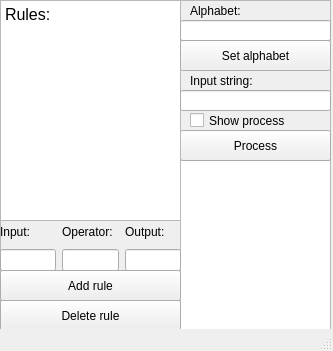
<?xml version="1.0" encoding="UTF-8"?>
<ui version="4.0">
 <class>MainWindow</class>
 <widget class="QMainWindow" name="MainWindow">
  <property name="geometry">
   <rect>
    <x>0</x>
    <y>0</y>
    <width>333</width>
    <height>351</height>
   </rect>
  </property>
  <property name="windowTitle">
   <string>MainWindow</string>
  </property>
  <widget class="QWidget" name="MainWidget">
   <widget class="QFrame" name="MainFrame">
    <property name="geometry">
     <rect>
      <x>0</x>
      <y>0</y>
      <width>331</width>
      <height>331</height>
     </rect>
    </property>
    <property name="frameShape">
     <enum>QFrame::StyledPanel</enum>
    </property>
    <property name="frameShadow">
     <enum>QFrame::Raised</enum>
    </property>
    <widget class="QTextBrowser" name="OutText">
     <property name="geometry">
      <rect>
       <x>180</x>
       <y>160</y>
       <width>151</width>
       <height>171</height>
      </rect>
     </property>
    </widget>
    <widget class="QPushButton" name="ProcessButton">
     <property name="geometry">
      <rect>
       <x>180</x>
       <y>130</y>
       <width>151</width>
       <height>31</height>
      </rect>
     </property>
     <property name="text">
      <string>Process</string>
     </property>
    </widget>
    <widget class="QCheckBox" name="ShowProcessCheck">
     <property name="geometry">
      <rect>
       <x>190</x>
       <y>110</y>
       <width>131</width>
       <height>21</height>
      </rect>
     </property>
     <property name="text">
      <string>Show process</string>
     </property>
    </widget>
    <widget class="QWidget" name="RulesWidget" native="true">
     <property name="geometry">
      <rect>
       <x>0</x>
       <y>0</y>
       <width>181</width>
       <height>311</height>
      </rect>
     </property>
     <widget class="QWidget" name="verticalLayoutWidget_2">
      <property name="geometry">
       <rect>
        <x>0</x>
        <y>220</y>
        <width>181</width>
        <height>51</height>
       </rect>
      </property>
      <layout class="QVBoxLayout" name="verticalLayout">
       <item>
        <layout class="QHBoxLayout" name="horizontalLayout_4">
         <item>
          <widget class="QLabel" name="label">
           <property name="text">
            <string>Input:</string>
           </property>
          </widget>
         </item>
         <item>
          <widget class="QLabel" name="label_2">
           <property name="text">
            <string>Operator:</string>
           </property>
          </widget>
         </item>
         <item>
          <widget class="QLabel" name="label_3">
           <property name="text">
            <string>Output:</string>
           </property>
          </widget>
         </item>
        </layout>
       </item>
       <item>
        <layout class="QHBoxLayout" name="RulleInput">
         <item>
          <widget class="QLineEdit" name="RuleInputEdit"/>
         </item>
         <item>
          <widget class="QLineEdit" name="RuleOperatorEdit"/>
         </item>
         <item>
          <widget class="QLineEdit" name="RuleOutputEdit"/>
         </item>
        </layout>
       </item>
      </layout>
     </widget>
     <widget class="QTextBrowser" name="Rules">
      <property name="geometry">
       <rect>
        <x>0</x>
        <y>0</y>
        <width>181</width>
        <height>221</height>
       </rect>
      </property>
      <property name="html">
       <string>&lt;!DOCTYPE HTML PUBLIC &quot;-//W3C//DTD HTML 4.0//EN&quot; &quot;http://www.w3.org/TR/REC-html40/strict.dtd&quot;&gt;
&lt;html&gt;&lt;head&gt;&lt;meta name=&quot;qrichtext&quot; content=&quot;1&quot; /&gt;&lt;style type=&quot;text/css&quot;&gt;
p, li { white-space: pre-wrap; }
&lt;/style&gt;&lt;/head&gt;&lt;body style=&quot; font-family:'MS Shell Dlg 2'; font-size:8.25pt; font-weight:400; font-style:normal;&quot;&gt;
&lt;p style=&quot; margin-top:0px; margin-bottom:0px; margin-left:0px; margin-right:0px; -qt-block-indent:0; text-indent:0px;&quot;&gt;&lt;span style=&quot; font-size:12pt;&quot;&gt;Rules:&lt;/span&gt;&lt;/p&gt;&lt;/body&gt;&lt;/html&gt;</string>
      </property>
     </widget>
     <widget class="QPushButton" name="AddRuleButton">
      <property name="geometry">
       <rect>
        <x>0</x>
        <y>270</y>
        <width>181</width>
        <height>31</height>
       </rect>
      </property>
      <property name="text">
       <string>Add rule</string>
      </property>
     </widget>
    </widget>
    <widget class="QLabel" name="InputStringLabel">
     <property name="geometry">
      <rect>
       <x>190</x>
       <y>70</y>
       <width>131</width>
       <height>21</height>
      </rect>
     </property>
     <property name="text">
      <string>Input string:</string>
     </property>
    </widget>
    <widget class="QPushButton" name="AlphButton">
     <property name="geometry">
      <rect>
       <x>180</x>
       <y>40</y>
       <width>151</width>
       <height>31</height>
      </rect>
     </property>
     <property name="text">
      <string>Set alphabet</string>
     </property>
    </widget>
    <widget class="QLineEdit" name="AlphInput">
     <property name="geometry">
      <rect>
       <x>180</x>
       <y>20</y>
       <width>151</width>
       <height>21</height>
      </rect>
     </property>
    </widget>
    <widget class="QLineEdit" name="InputStringText">
     <property name="geometry">
      <rect>
       <x>180</x>
       <y>90</y>
       <width>151</width>
       <height>21</height>
      </rect>
     </property>
    </widget>
    <widget class="QLabel" name="InputStringLabel_3">
     <property name="geometry">
      <rect>
       <x>190</x>
       <y>0</y>
       <width>131</width>
       <height>21</height>
      </rect>
     </property>
     <property name="text">
      <string>Alphabet:</string>
     </property>
    </widget>
    <widget class="QPushButton" name="DeleteRuleButton">
     <property name="geometry">
      <rect>
       <x>0</x>
       <y>300</y>
       <width>181</width>
       <height>31</height>
      </rect>
     </property>
     <property name="text">
      <string>Delete rule</string>
     </property>
    </widget>
   </widget>
  </widget>
  <widget class="QStatusBar" name="statusbar"/>
 </widget>
 <resources/>
 <connections/>
</ui>
